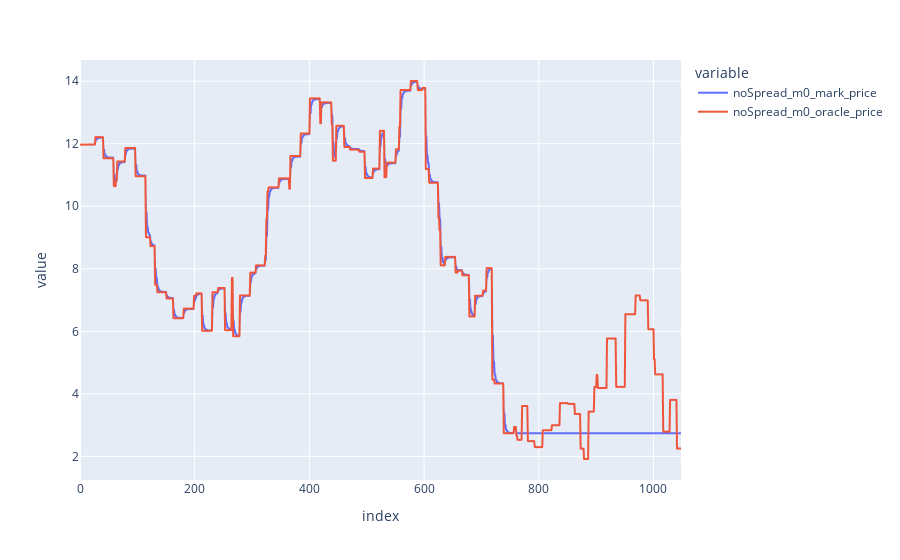

Write notebook code for a chart like this one.
### Code cell
no_spread_result_df[[
    'noSpread_m0_mark_price', 
    'noSpread_m0_oracle_price',
]].plot()

### Figure 1 — Plotly figure (JSON) as saved in the notebook; plotly's stock layout.template omitted (floating-point values rounded to 4 significant figures; data arrays with more than 128 entries replaced by an {"elided": "..."} marker saying what was removed)
{"data": [{"hovertemplate": "variable=noSpread_m0_mark_price<br>index=%{x}<br>value=%{y}<extra></extra>", "legendgroup": "noSpread_m0_mark_price", "line": {"color": "#636efa", "dash": "solid"}, "marker": {"symbol": "circle"}, "mode": "lines", "name": "noSpread_m0_mark_price", "showlegend": true, "type": "scattergl", "x": {"elided": "1049 int values"}, "xaxis": "x", "y": {"elided": "1049 float values"}, "yaxis": "y"}, {"hovertemplate": "variable=noSpread_m0_oracle_price<br>index=%{x}<br>value=%{y}<extra></extra>", "legendgroup": "noSpread_m0_oracle_price", "line": {"color": "#EF553B", "dash": "solid"}, "marker": {"symbol": "circle"}, "mode": "lines", "name": "noSpread_m0_oracle_price", "showlegend": true, "type": "scattergl", "x": {"elided": "1049 int values"}, "xaxis": "x", "y": {"elided": "1049 float values"}, "yaxis": "y"}], "layout": {"legend": {"title": {"text": "variable"}, "tracegroupgap": 0}, "margin": {"t": 60}, "xaxis": {"anchor": "y", "domain": [0, 1], "title": {"text": "index"}}, "yaxis": {"anchor": "x", "domain": [0, 1], "title": {"text": "value"}}}}
